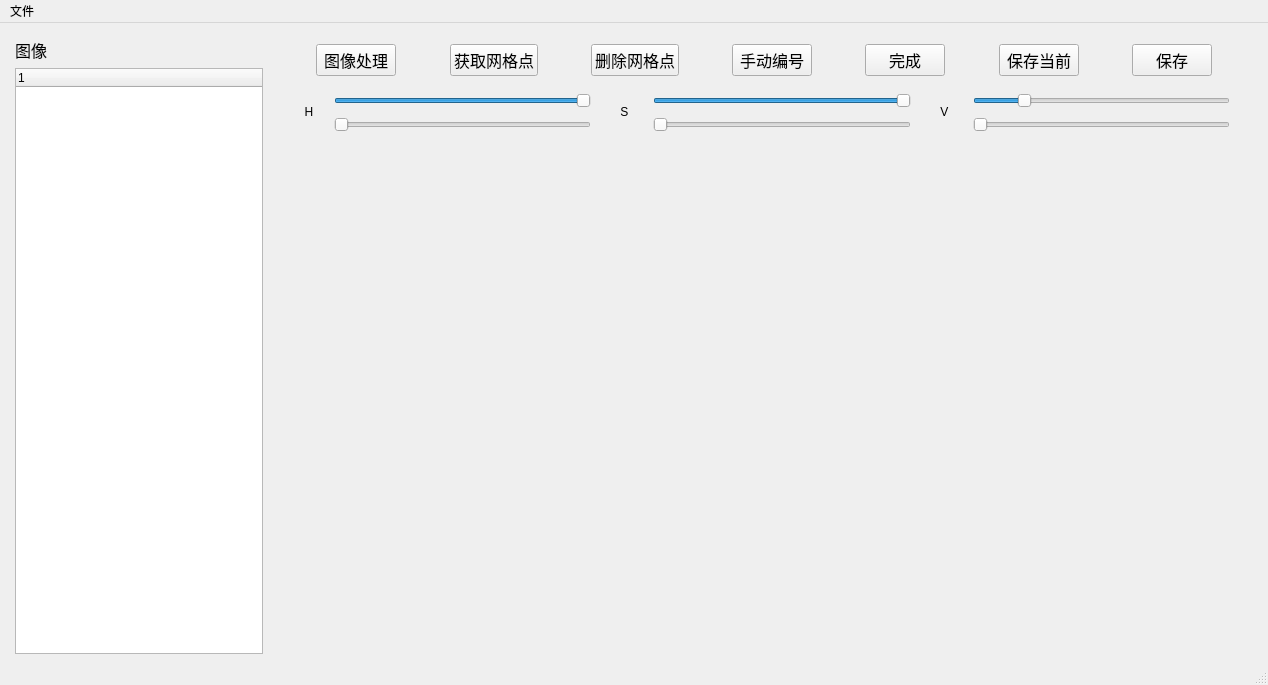
<?xml version="1.0" encoding="UTF-8"?>
<ui version="4.0">
 <class>MainWindow</class>
 <widget class="QMainWindow" name="MainWindow">
  <property name="geometry">
   <rect>
    <x>0</x>
    <y>0</y>
    <width>1268</width>
    <height>685</height>
   </rect>
  </property>
  <property name="windowTitle">
   <string>MainWindow</string>
  </property>
  <widget class="QWidget" name="centralwidget">
   <layout class="QHBoxLayout" name="horizontalLayout_3" stretch="1,4">
    <property name="leftMargin">
     <number>15</number>
    </property>
    <property name="topMargin">
     <number>15</number>
    </property>
    <item>
     <layout class="QVBoxLayout" name="verticalLayout_2" stretch="0,0">
      <item>
       <widget class="QLabel" name="label_3">
        <property name="font">
         <font>
          <pointsize>12</pointsize>
         </font>
        </property>
        <property name="text">
         <string>图像</string>
        </property>
       </widget>
      </item>
      <item>
       <widget class="QTreeWidget" name="m_imgTreeWidget">
        <column>
         <property name="text">
          <string notr="true">1</string>
         </property>
        </column>
       </widget>
      </item>
     </layout>
    </item>
    <item>
     <layout class="QVBoxLayout" name="verticalLayout" stretch="0,0,0,1">
      <item>
       <layout class="QHBoxLayout" name="horizontalLayout_2">
        <property name="topMargin">
         <number>6</number>
        </property>
        <item>
         <spacer name="horizontalSpacer_3">
          <property name="orientation">
           <enum>Qt::Horizontal</enum>
          </property>
          <property name="sizeHint" stdset="0">
           <size>
            <width>40</width>
            <height>20</height>
           </size>
          </property>
         </spacer>
        </item>
        <item>
         <widget class="QPushButton" name="m_processImgBtn">
          <property name="font">
           <font>
            <pointsize>12</pointsize>
           </font>
          </property>
          <property name="text">
           <string>图像处理</string>
          </property>
         </widget>
        </item>
        <item>
         <spacer name="horizontalSpacer_4">
          <property name="orientation">
           <enum>Qt::Horizontal</enum>
          </property>
          <property name="sizeHint" stdset="0">
           <size>
            <width>40</width>
            <height>20</height>
           </size>
          </property>
         </spacer>
        </item>
        <item>
         <widget class="QPushButton" name="m_getGridCornersBtn">
          <property name="font">
           <font>
            <pointsize>12</pointsize>
           </font>
          </property>
          <property name="text">
           <string>获取网格点</string>
          </property>
         </widget>
        </item>
        <item>
         <spacer name="horizontalSpacer_5">
          <property name="orientation">
           <enum>Qt::Horizontal</enum>
          </property>
          <property name="sizeHint" stdset="0">
           <size>
            <width>40</width>
            <height>20</height>
           </size>
          </property>
         </spacer>
        </item>
        <item>
         <widget class="QPushButton" name="m_deleteGridCornersBtn">
          <property name="font">
           <font>
            <pointsize>12</pointsize>
           </font>
          </property>
          <property name="text">
           <string>删除网格点</string>
          </property>
         </widget>
        </item>
        <item>
         <spacer name="horizontalSpacer_7">
          <property name="orientation">
           <enum>Qt::Horizontal</enum>
          </property>
          <property name="sizeHint" stdset="0">
           <size>
            <width>40</width>
            <height>20</height>
           </size>
          </property>
         </spacer>
        </item>
        <item>
         <widget class="QPushButton" name="m_manualGridIndexBtn">
          <property name="font">
           <font>
            <pointsize>12</pointsize>
           </font>
          </property>
          <property name="text">
           <string>手动编号</string>
          </property>
         </widget>
        </item>
        <item>
         <spacer name="horizontalSpacer_6">
          <property name="orientation">
           <enum>Qt::Horizontal</enum>
          </property>
          <property name="sizeHint" stdset="0">
           <size>
            <width>40</width>
            <height>20</height>
           </size>
          </property>
         </spacer>
        </item>
        <item>
         <widget class="QPushButton" name="m_finishGridCornersBtn">
          <property name="font">
           <font>
            <pointsize>12</pointsize>
           </font>
          </property>
          <property name="text">
           <string>完成</string>
          </property>
         </widget>
        </item>
        <item>
         <spacer name="horizontalSpacer_13">
          <property name="orientation">
           <enum>Qt::Horizontal</enum>
          </property>
          <property name="sizeHint" stdset="0">
           <size>
            <width>40</width>
            <height>20</height>
           </size>
          </property>
         </spacer>
        </item>
        <item>
         <widget class="QPushButton" name="m_saveCurrentImgBtn">
          <property name="font">
           <font>
            <pointsize>12</pointsize>
           </font>
          </property>
          <property name="text">
           <string>保存当前</string>
          </property>
          <property name="iconSize">
           <size>
            <width>16</width>
            <height>16</height>
           </size>
          </property>
         </widget>
        </item>
        <item>
         <spacer name="horizontalSpacer_12">
          <property name="orientation">
           <enum>Qt::Horizontal</enum>
          </property>
          <property name="sizeHint" stdset="0">
           <size>
            <width>40</width>
            <height>20</height>
           </size>
          </property>
         </spacer>
        </item>
        <item>
         <widget class="QPushButton" name="m_saveImgBtn">
          <property name="font">
           <font>
            <pointsize>12</pointsize>
           </font>
          </property>
          <property name="text">
           <string>保存</string>
          </property>
         </widget>
        </item>
        <item>
         <spacer name="horizontalSpacer_2">
          <property name="orientation">
           <enum>Qt::Horizontal</enum>
          </property>
          <property name="sizeHint" stdset="0">
           <size>
            <width>40</width>
            <height>20</height>
           </size>
          </property>
         </spacer>
        </item>
       </layout>
      </item>
      <item>
       <widget class="QWidget" name="widget" native="true">
        <layout class="QGridLayout" name="gridLayout">
         <item row="0" column="8">
          <widget class="QSlider" name="m_HSVslider_V1">
           <property name="maximum">
            <number>255</number>
           </property>
           <property name="value">
            <number>46</number>
           </property>
           <property name="orientation">
            <enum>Qt::Horizontal</enum>
           </property>
           <property name="invertedAppearance">
            <bool>false</bool>
           </property>
           <property name="invertedControls">
            <bool>false</bool>
           </property>
          </widget>
         </item>
         <item row="0" column="2">
          <widget class="QSlider" name="m_HSVslider_H1">
           <property name="maximum">
            <number>180</number>
           </property>
           <property name="value">
            <number>180</number>
           </property>
           <property name="orientation">
            <enum>Qt::Horizontal</enum>
           </property>
          </widget>
         </item>
         <item row="0" column="0">
          <spacer name="horizontalSpacer_11">
           <property name="orientation">
            <enum>Qt::Horizontal</enum>
           </property>
           <property name="sizeType">
            <enum>QSizePolicy::Maximum</enum>
           </property>
           <property name="sizeHint" stdset="0">
            <size>
             <width>20</width>
             <height>20</height>
            </size>
           </property>
          </spacer>
         </item>
         <item row="0" column="9">
          <spacer name="horizontalSpacer_10">
           <property name="orientation">
            <enum>Qt::Horizontal</enum>
           </property>
           <property name="sizeType">
            <enum>QSizePolicy::Maximum</enum>
           </property>
           <property name="sizeHint" stdset="0">
            <size>
             <width>20</width>
             <height>20</height>
            </size>
           </property>
          </spacer>
         </item>
         <item row="0" column="5">
          <widget class="QSlider" name="m_HSVslider_S1">
           <property name="maximum">
            <number>255</number>
           </property>
           <property name="value">
            <number>255</number>
           </property>
           <property name="orientation">
            <enum>Qt::Horizontal</enum>
           </property>
           <property name="invertedAppearance">
            <bool>false</bool>
           </property>
           <property name="invertedControls">
            <bool>false</bool>
           </property>
          </widget>
         </item>
         <item row="0" column="3">
          <spacer name="horizontalSpacer_8">
           <property name="orientation">
            <enum>Qt::Horizontal</enum>
           </property>
           <property name="sizeType">
            <enum>QSizePolicy::Maximum</enum>
           </property>
           <property name="sizeHint" stdset="0">
            <size>
             <width>20</width>
             <height>20</height>
            </size>
           </property>
          </spacer>
         </item>
         <item row="0" column="6">
          <spacer name="horizontalSpacer_9">
           <property name="orientation">
            <enum>Qt::Horizontal</enum>
           </property>
           <property name="sizeType">
            <enum>QSizePolicy::Maximum</enum>
           </property>
           <property name="sizeHint" stdset="0">
            <size>
             <width>20</width>
             <height>20</height>
            </size>
           </property>
          </spacer>
         </item>
         <item row="1" column="2">
          <widget class="QSlider" name="m_HSVslider_H2">
           <property name="maximum">
            <number>180</number>
           </property>
           <property name="orientation">
            <enum>Qt::Horizontal</enum>
           </property>
          </widget>
         </item>
         <item row="0" column="1" rowspan="2">
          <widget class="QLabel" name="label">
           <property name="minimumSize">
            <size>
             <width>30</width>
             <height>0</height>
            </size>
           </property>
           <property name="text">
            <string>  H </string>
           </property>
          </widget>
         </item>
         <item row="1" column="5">
          <widget class="QSlider" name="m_HSVslider_S2">
           <property name="maximum">
            <number>255</number>
           </property>
           <property name="orientation">
            <enum>Qt::Horizontal</enum>
           </property>
          </widget>
         </item>
         <item row="1" column="8">
          <widget class="QSlider" name="m_HSVslider_V2">
           <property name="maximum">
            <number>255</number>
           </property>
           <property name="orientation">
            <enum>Qt::Horizontal</enum>
           </property>
          </widget>
         </item>
         <item row="0" column="4" rowspan="2">
          <widget class="QLabel" name="label_2">
           <property name="minimumSize">
            <size>
             <width>30</width>
             <height>0</height>
            </size>
           </property>
           <property name="text">
            <string> S </string>
           </property>
          </widget>
         </item>
         <item row="0" column="7" rowspan="2">
          <widget class="QLabel" name="label_4">
           <property name="minimumSize">
            <size>
             <width>30</width>
             <height>0</height>
            </size>
           </property>
           <property name="text">
            <string> V </string>
           </property>
          </widget>
         </item>
        </layout>
       </widget>
      </item>
      <item>
       <spacer name="verticalSpacer">
        <property name="orientation">
         <enum>Qt::Vertical</enum>
        </property>
        <property name="sizeType">
         <enum>QSizePolicy::Fixed</enum>
        </property>
        <property name="sizeHint" stdset="0">
         <size>
          <width>20</width>
          <height>18</height>
         </size>
        </property>
       </spacer>
      </item>
      <item>
       <layout class="QHBoxLayout" name="horizontalLayout" stretch="1,0,1">
        <item>
         <widget class="QLabel" name="m_srcImgLabel">
          <property name="text">
           <string/>
          </property>
         </widget>
        </item>
        <item>
         <spacer name="horizontalSpacer">
          <property name="orientation">
           <enum>Qt::Horizontal</enum>
          </property>
          <property name="sizeType">
           <enum>QSizePolicy::Fixed</enum>
          </property>
          <property name="sizeHint" stdset="0">
           <size>
            <width>40</width>
            <height>20</height>
           </size>
          </property>
         </spacer>
        </item>
        <item>
         <widget class="QLabel" name="m_dstImgLabel">
          <property name="text">
           <string/>
          </property>
         </widget>
        </item>
       </layout>
      </item>
     </layout>
    </item>
   </layout>
  </widget>
  <widget class="QMenuBar" name="menubar">
   <property name="geometry">
    <rect>
     <x>0</x>
     <y>0</y>
     <width>1268</width>
     <height>21</height>
    </rect>
   </property>
   <widget class="QMenu" name="menu">
    <property name="tearOffEnabled">
     <bool>false</bool>
    </property>
    <property name="title">
     <string>文件</string>
    </property>
    <addaction name="m_openFolderAction"/>
   </widget>
   <addaction name="menu"/>
  </widget>
  <widget class="QStatusBar" name="statusbar"/>
  <action name="m_openFolderAction">
   <property name="icon">
    <iconset theme="folder-open">
     <normaloff>.</normaloff>.</iconset>
   </property>
   <property name="text">
    <string>打开</string>
   </property>
   <property name="font">
    <font>
     <pointsize>12</pointsize>
    </font>
   </property>
  </action>
 </widget>
 <resources/>
 <connections/>
</ui>
